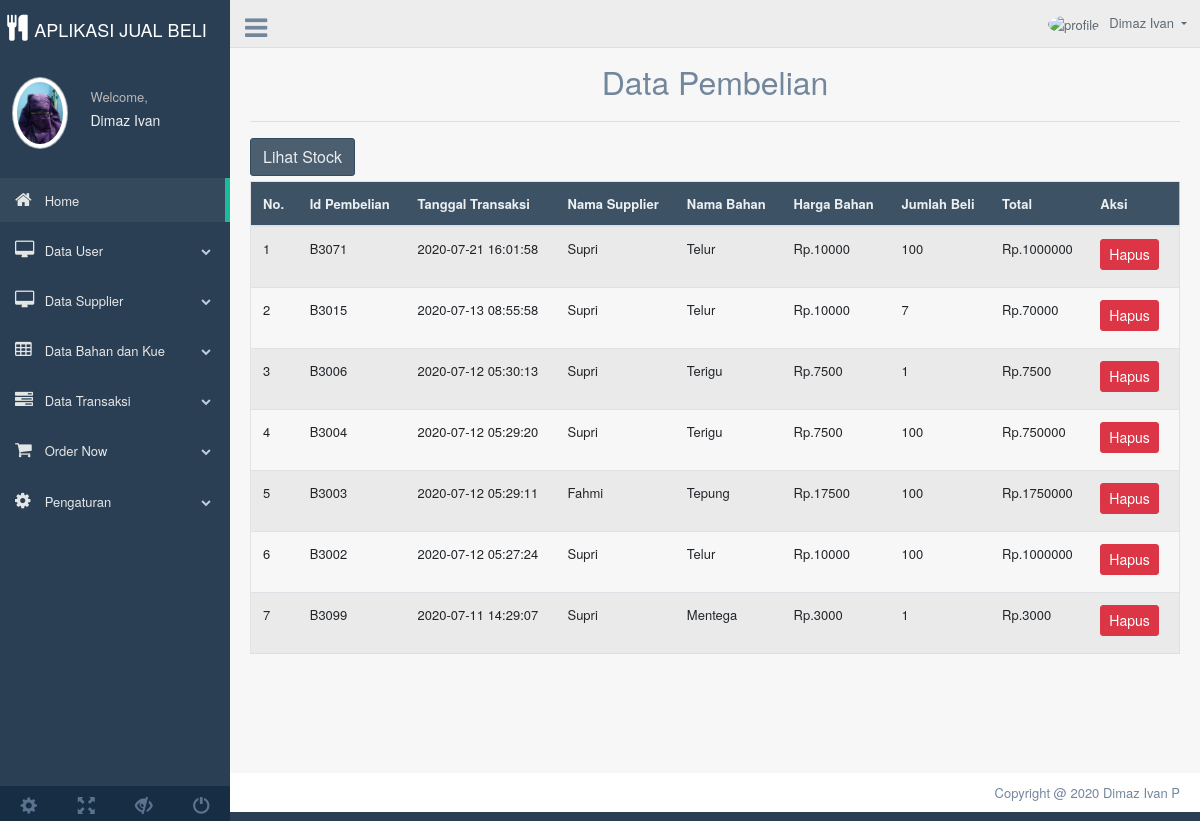
Page /Uas_Pweb/Index.php?page=Tampil_Beli (signed in) on the committed database.
### tables this page shows
CREATE TABLE `pembelian` (
  `Id_Beli` varchar(5) NOT NULL,
  `Tanggal_Beli` datetime NOT NULL,
  `Nama_Supplier` varchar(50) NOT NULL,
  `Nama_Bahan` varchar(50) NOT NULL,
  `Harga_Bahan` int(11) NOT NULL,
  `Jumlah_Beli` int(11) NOT NULL,
  `Total_Harga_Beli` int(11) NOT NULL
);

### Uas_Pweb/Control/Tampil_Beli.php (the view, shortened to what this page needs)
<?php
include 'Koneksi.php';
?>
<div class="container" style="margin-top:20px">
    <center>
        <font size="6">Data Pembelian</font>
    </center>
    <hr>
    <a href="Index.php?page=Tampil_Bahan"><button class="btn btn-dark right">Lihat Stock</button></a>
    <div class="table-responsive">
        <table class="table table-striped jambo_table bulk_action">
            <thead>
                <tr>
                    <th>No.</th>
                    <th>Id Pembelian</th>
                    <th>Tanggal Transaksi</th>
                    <th>Nama Supplier</th>
                    <th>Nama Bahan</th>
                    <th>Harga Bahan </th>
                    <th>Jumlah Beli</th>
                    <th>Total</th>
                    <th>Aksi</th>
                </tr>
            </thead>
            <tbody>
                <?php
                $sql = mysqli_query($conn, "SELECT ID_BELI,TANGGAL_BELI, NAMA_SUPPLIER, NAMA_BAHAN, HARGA_BAHAN, JUMLAH_BELI, TOTAL_HARGA_BELI FROM PEMBELIAN ORDER BY TANGGAL_BELI DESC") or die(mysqli_error($conn));
                if (mysqli_num_rows($sql) > 0) {
                    $no = 1;
                    while ($dash_beli = mysqli_fetch_assoc($sql)) {
                        echo "<tr>";
                        echo "<td>" . $no . "</td>";
                        echo "<td>" . $dash_beli['ID_BELI'] . "</td>";
                        echo "<td>" . $dash_beli['TANGGAL_BELI'] . "</td>";
                        echo "<td>" . $dash_beli['NAMA_SUPPLIER'] . "</td>";
                        echo "<td>" . $dash_beli['NAMA_BAHAN'] . "</td>";
                        echo "<td>Rp." . $dash_beli['HARGA_BAHAN'] . "</td>";
                        echo "<td>" . $dash_beli['JUMLAH_BELI'] . "</td>";
                        echo "<td>Rp." . $dash_beli['TOTAL_HARGA_BELI'] . "</td>";
                        echo '<td>
								<a href="Control/Delete_Beli.php?Id_Beli=' . $dash_beli['ID_BELI'] . '" class="btn btn-danger btn-sm" onclick="return confirm(\'Yakin ingin menghapus data ini?\')">Hapus</a>
							</td>
						</tr>
						';
                        $no++;
                    }
                } else {
                    echo '
					<tr>
						<td colspan="6">Tidak ada data.</td>
					</tr>
					';
                }
                ?>
        </table>
    </div>
</div>

### rows in the picture
pembelian: Id_Beli "B3071", Tanggal_Beli "2020-07-21 16:01:58", Nama_Supplier "Supri", Nama_Bahan "Telur", Harga_Bahan "10000", Jumlah_Beli "100", Total_Harga_Beli "1000000"
pembelian: Id_Beli "B3015", Tanggal_Beli "2020-07-13 08:55:58", Nama_Supplier "Supri", Nama_Bahan "Telur", Harga_Bahan "10000", Jumlah_Beli "7", Total_Harga_Beli "70000"
pembelian: Id_Beli "B3006", Tanggal_Beli "2020-07-12 05:30:13", Nama_Supplier "Supri", Nama_Bahan "Terigu", Harga_Bahan "7500", Jumlah_Beli "1", Total_Harga_Beli "7500"
pembelian: Id_Beli "B3004", Tanggal_Beli "2020-07-12 05:29:20", Nama_Supplier "Supri", Nama_Bahan "Terigu", Harga_Bahan "7500", Jumlah_Beli "100", Total_Harga_Beli "750000"
pembelian: Id_Beli "B3003", Tanggal_Beli "2020-07-12 05:29:11", Nama_Supplier "Fahmi", Nama_Bahan "Tepung", Harga_Bahan "17500", Jumlah_Beli "100", Total_Harga_Beli "1750000"
pembelian: Id_Beli "B3002", Tanggal_Beli "2020-07-12 05:27:24", Nama_Supplier "Supri", Nama_Bahan "Telur", Harga_Bahan "10000", Jumlah_Beli "100", Total_Harga_Beli "1000000"
pembelian: Id_Beli "B3099", Tanggal_Beli "2020-07-11 14:29:07", Nama_Supplier "Supri", Nama_Bahan "Mentega", Harga_Bahan "3000", Jumlah_Beli "1", Total_Harga_Beli "3000"
